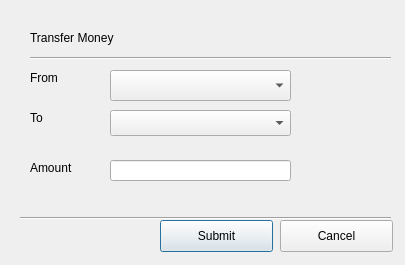
<?xml version="1.0" encoding="UTF-8"?>
<ui version="4.0">
 <class>Dialog</class>
 <widget class="QDialog" name="Dialog">
  <property name="geometry">
   <rect>
    <x>0</x>
    <y>0</y>
    <width>405</width>
    <height>265</height>
   </rect>
  </property>
  <property name="windowTitle">
   <string>Dialog</string>
  </property>
  <widget class="QPushButton" name="pushButton">
   <property name="geometry">
    <rect>
     <x>160</x>
     <y>220</y>
     <width>113</width>
     <height>32</height>
    </rect>
   </property>
   <property name="text">
    <string>Submit</string>
   </property>
  </widget>
  <widget class="QPushButton" name="pushButton_2">
   <property name="geometry">
    <rect>
     <x>280</x>
     <y>220</y>
     <width>113</width>
     <height>32</height>
    </rect>
   </property>
   <property name="text">
    <string>Cancel</string>
   </property>
  </widget>
  <widget class="Line" name="line">
   <property name="geometry">
    <rect>
     <x>20</x>
     <y>210</y>
     <width>371</width>
     <height>16</height>
    </rect>
   </property>
   <property name="orientation">
    <enum>Qt::Horizontal</enum>
   </property>
  </widget>
  <widget class="QLabel" name="label">
   <property name="geometry">
    <rect>
     <x>30</x>
     <y>160</y>
     <width>60</width>
     <height>16</height>
    </rect>
   </property>
   <property name="text">
    <string>Amount</string>
   </property>
  </widget>
  <widget class="QLabel" name="label_2">
   <property name="geometry">
    <rect>
     <x>30</x>
     <y>110</y>
     <width>60</width>
     <height>16</height>
    </rect>
   </property>
   <property name="text">
    <string>To</string>
   </property>
  </widget>
  <widget class="QLabel" name="label_3">
   <property name="geometry">
    <rect>
     <x>30</x>
     <y>70</y>
     <width>60</width>
     <height>16</height>
    </rect>
   </property>
   <property name="text">
    <string>From</string>
   </property>
  </widget>
  <widget class="Line" name="line_2">
   <property name="geometry">
    <rect>
     <x>30</x>
     <y>50</y>
     <width>361</width>
     <height>16</height>
    </rect>
   </property>
   <property name="orientation">
    <enum>Qt::Horizontal</enum>
   </property>
  </widget>
  <widget class="QLabel" name="label_4">
   <property name="geometry">
    <rect>
     <x>30</x>
     <y>30</y>
     <width>111</width>
     <height>16</height>
    </rect>
   </property>
   <property name="text">
    <string>Transfer Money</string>
   </property>
  </widget>
  <widget class="QLineEdit" name="lineEdit">
   <property name="geometry">
    <rect>
     <x>110</x>
     <y>160</y>
     <width>181</width>
     <height>21</height>
    </rect>
   </property>
  </widget>
  <widget class="QComboBox" name="comboBox">
   <property name="geometry">
    <rect>
     <x>110</x>
     <y>70</y>
     <width>181</width>
     <height>31</height>
    </rect>
   </property>
  </widget>
  <widget class="QComboBox" name="comboBox_2">
   <property name="geometry">
    <rect>
     <x>110</x>
     <y>110</y>
     <width>181</width>
     <height>26</height>
    </rect>
   </property>
  </widget>
 </widget>
 <resources/>
 <connections/>
</ui>
